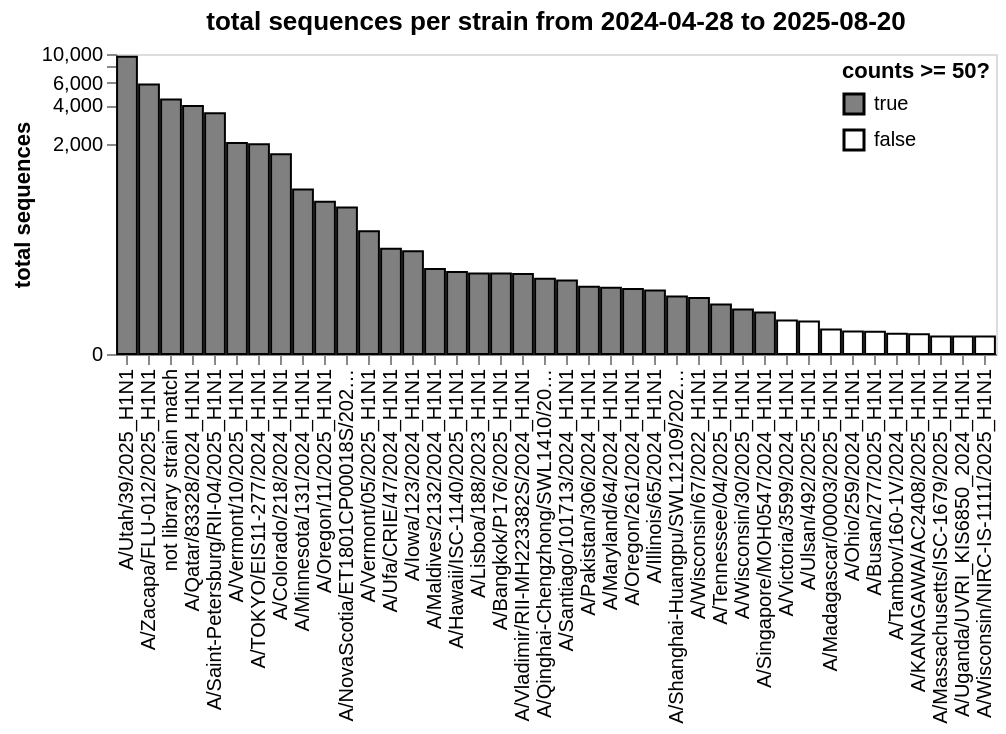

Notebook source saved alongside this figure:
### Markdown cell above
Get total counts for each variant:

### Code cell
total_counts = (
    all_counts_by_date
    .groupby("variant", as_index=False)
    .aggregate(total_sequences=pd.NamedAgg("sequences", "sum"))
    .assign(sufficient_counts=lambda x: x["total_sequences"] >= min_counts)
)

total_counts_chart = (
    alt.Chart(total_counts)
    .encode(
        alt.X(
            "variant",
            sort=alt.SortField("total_sequences", order="descending"),
            title=None,
        ),
        alt.Y(
            "total_sequences",
            scale=alt.Scale(type="symlog", constant=50),
            title="total sequences",
            axis=alt.Axis(grid=False),
        ),
        alt.Fill(
            "sufficient_counts",
            scale=alt.Scale(range=["gray", "white"], domain=[True, False]),
            title=f"counts >= {min_counts}?",
            legend=alt.Legend(orient="top-right", offset=3)
        ),
        tooltip=total_counts.columns.tolist(),
    )
    .mark_bar(stroke="black")
    .properties(
        height=150,
        width=alt.Step(11),
        title=f"total sequences per strain from {date_start.date()} to {date_end.date()}",
    )
)

total_counts_chart

### Figure 1 — Vega-Lite specification as saved in the notebook (floating-point values rounded to 4 significant figures)
{"config": {"view": {"continuousWidth": 300, "continuousHeight": 300}}, "data": {"name": "data-7893af208fd2fd4970a49510a8079bbc"}, "mark": {"type": "bar", "stroke": "black"}, "encoding": {"fill": {"field": "sufficient_counts", "legend": {"offset": 3, "orient": "top-right"}, "scale": {"domain": [true, false], "range": ["gray", "white"]}, "title": "counts >= 50?", "type": "nominal"}, "tooltip": [{"field": "variant", "type": "nominal"}, {"field": "total_sequences", "type": "quantitative"}, {"field": "sufficient_counts", "type": "nominal"}], "x": {"field": "variant", "sort": {"field": "total_sequences", "order": "descending"}, "title": null, "type": "nominal"}, "y": {"axis": {"grid": false}, "field": "total_sequences", "scale": {"constant": 50, "type": "symlog"}, "title": "total sequences", "type": "quantitative"}}, "height": 150, "title": "total sequences per strain from 2024-04-28 to 2025-08-20", "width": {"step": 11}, "$schema": "https://vega.github.io/schema/vega-lite/v5.20.1.json", "datasets": {"data-7893af208fd2fd4970a49510a8079bbc": [{"variant": "A/Bangkok/P176/2025_H1N1", "total_sequences": 157.5, "sufficient_counts": true}, {"variant": "A/Busan/277/2025_H1N1", "total_sequences": 24.0, "sufficient_counts": false}, {"variant": "A/Colorado/218/2024_H1N1", "total_sequences": 1660.0, "sufficient_counts": true}, {"variant": "A/Hawaii/ISC-1140/2025_H1N1", "total_sequences": 163.0, "sufficient_counts": true}, {"variant": "A/Illinois/65/2024_H1N1", "total_sequences": 103.5, "sufficient_counts": true}, {"variant": "A/Iowa/123/2024_H1N1", "total_sequences": 258.0, "sufficient_counts": true}, {"variant": "A/KANAGAWA/AC2408/2025_H1N1", "total_sequences": 21.0, "sufficient_counts": false}, {"variant": "A/Lisboa/188/2023_H1N1", "total_sequences": 157.8, "sufficient_counts": true}, {"variant": "A/Madagascar/00003/2025_H1N1", "total_sequences": 27.0, "sufficient_counts": false}, {"variant": "A/Maldives/2132/2024_H1N1", "total_sequences": 174.5, "sufficient_counts": true}, {"variant": "A/Maryland/64/2024_H1N1", "total_sequences": 111.5, "sufficient_counts": true}, {"variant": "A/Massachusetts/ISC-1679/2025_H1N1", "total_sequences": 18.0, "sufficient_counts": false}, {"variant": "A/Minnesota/131/2024_H1N1", "total_sequences": 867.5, "sufficient_counts": true}, {"variant": "A/NovaScotia/ET1801CP00018S/2025_H1N1", "total_sequences": 616.3, "sufficient_counts": true}, {"variant": "A/Ohio/259/2024_H1N1", "total_sequences": 24.5, "sufficient_counts": false}, {"variant": "A/Oregon/11/2025_H1N1", "total_sequences": 686.5, "sufficient_counts": true}, {"variant": "A/Oregon/261/2024_H1N1", "total_sequences": 107.5, "sufficient_counts": true}, {"variant": "A/Pakistan/306/2024_H1N1", "total_sequences": 114.5, "sufficient_counts": true}, {"variant": "A/Qatar/83328/2024_H1N1", "total_sequences": 3954.0, "sufficient_counts": true}, {"variant": "A/Qinghai-Chengzhong/SWL1410/2024_H1N1", "total_sequences": 139.0, "sufficient_counts": true}, {"variant": "A/Saint-Petersburg/RII-04/2025_H1N1", "total_sequences": 3474.0, "sufficient_counts": true}, {"variant": "A/Santiago/101713/2024_H1N1", "total_sequences": 133.0, "sufficient_counts": true}, {"variant": "A/Shanghai-Huangpu/SWL12109/2024_H1N1", "total_sequences": 88.0, "sufficient_counts": true}, {"variant": "A/Singapore/MOH0547/2024_H1N1", "total_sequences": 54.0, "sufficient_counts": true}, {"variant": "A/TOKYO/EIS11-277/2024_H1N1", "total_sequences": 1984.0, "sufficient_counts": true}, {"variant": "A/Tambov/160-1V/2024_H1N1", "total_sequences": 21.5, "sufficient_counts": false}, {"variant": "A/Tennessee/04/2025_H1N1", "total_sequences": 70.0, "sufficient_counts": true}, {"variant": "A/Ufa/CRIE/47/2024_H1N1", "total_sequences": 272.0, "sufficient_counts": true}, {"variant": "A/Uganda/UVRI_KIS6850_2024_H1N1", "total_sequences": 18.0, "sufficient_counts": false}, {"variant": "A/Ulsan/492/2025_H1N1", "total_sequences": 39.0, "sufficient_counts": false}, {"variant": "A/Utah/39/2025_H1N1", "total_sequences": 9506.0, "sufficient_counts": true}, {"variant": "A/Vermont/05/2025_H1N1", "total_sequences": 388.0, "sufficient_counts": true}, {"variant": "A/Vermont/10/2025_H1N1", "total_sequences": 2030.0, "sufficient_counts": true}, {"variant": "A/Victoria/3599/2024_H1N1", "total_sequences": 40.5, "sufficient_counts": false}, {"variant": "A/Vladimir/RII-MH223382S/2024_H1N1", "total_sequences": 156.0, "sufficient_counts": true}, {"variant": "A/Wisconsin/30/2025_H1N1", "total_sequences": 60.0, "sufficient_counts": true}, {"variant": "A/Wisconsin/67/2022_H1N1", "total_sequences": 84.5, "sufficient_counts": true}, {"variant": "A/Wisconsin/NIRC-IS-1111/2025_H1N1", "total_sequences": 18.0, "sufficient_counts": false}, {"variant": "A/Zacapa/FLU-012/2025_H1N1", "total_sequences": 5815.0, "sufficient_counts": true}, {"variant": "not library strain match", "total_sequences": 4452.0, "sufficient_counts": true}]}}
